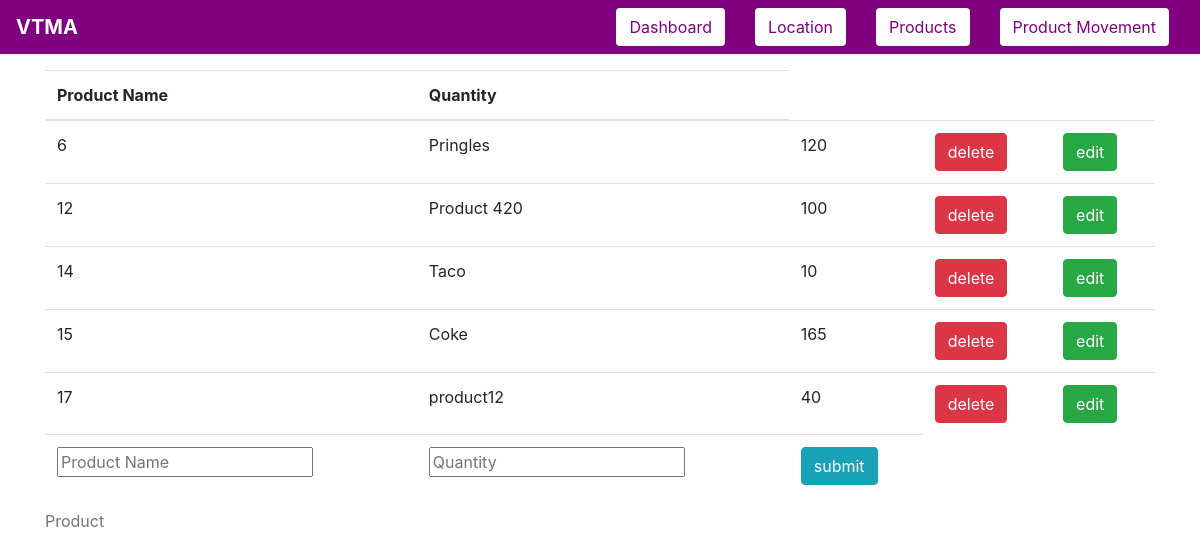
/product, run on the app's committed database.
### tables this page shows
CREATE TABLE products(prod_id INTEGER PRIMARY KEY AUTOINCREMENT,
                    prod_name TEXT UNIQUE NOT NULL,
                    prod_quantity INTEGER NOT NULL,
                    unallocated_quantity INTEGER);

### app.py (the view)
@app.route("/product", methods=["GET"])
def get_products():
    db = sqlite3.connect(DATABASE_NAME)
    cursor = db.cursor()
    cursor.execute(select_from_product)
    products = cursor.fetchall()
    return render("product.html", link=link, products=products, title="Products Log")

### templates/product.html (shortened to what this page needs)
{% extends 'base-template.html' %}
{% block content %}
    <div class="container">
        <table class="table">
         <caption>Product</caption>
            <thead>
                <th scope="col">Product Name</th>
                <th scope="col">Quantity</th>
            </thead>
            <tbody>
                {% for product in products %}
                    <tr>
                        <td>{{ product[0] }}</td>
                        <td>{{ product[1] }}</td>
                        <td>{{ product[2] }}</td>
                        <td>
                            <a href="{{ url_for('delete', prod_id=product[0], type='product') }}">
                                <button name="button" type="button" class="btn btn-danger" value= "delete" >delete</button><br>
                            </a>
                        </td>
                        <td>
                            <button name="button" type="button" class="btn btn-success" value= "edit" data-toggle="modal" data-target="#edit_{{ product[0] }}" >edit</button><br>
                        </td>
                    </tr>
                {% endfor %}
                <tr>
                    <form action = "{{ url_for('add_product') }}" method = "POST">
                        <td>
                            <input name = "prod_name" placeholder="Product Name" required autofocus>
                        </td>
                        <td>
                            <input name = "prod_quantity" placeholder="Quantity" required>
                        </td>
                        <td>
                            <input type= "submit" class="btn btn-info btn-group-toggle" value= "submit" /><br>
                        </td>
                    </form>
                </tr>
            </tbody>
        </table>
    </div>
{% endblock %}

### templates/base-template.html (style rules this page uses)
.container { padding-top: 70px; }

### data on the page
products: prod_id "6", prod_name "Pringles", prod_quantity "120"
products: prod_id "12", prod_name "Product 420", prod_quantity "100"
products: prod_id "14", prod_name "Taco", prod_quantity "10"
products: prod_id "15", prod_name "Coke", prod_quantity "165"
products: prod_id "17", prod_name "product12", prod_quantity "40"
